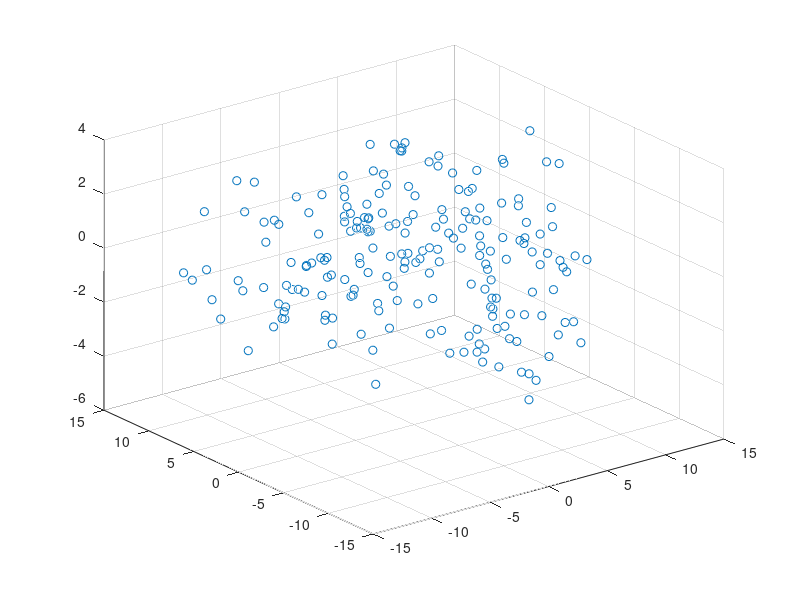

The MATLAB source for this figure: (Note: this script raises an error after producing the figure.)

numPoints = 200;

polParams = rand(numPoints,1);
torParams = rand(numPoints,1);

minorRads = rand(numPoints,1) + 2;
majorRadi = 9;

torusPointY = @(majorRad,minorRad,torAngle,polAngle) sin(torAngle).*(majorRad.*(1+0.3.*sin(3.*torAngle)) + cos(polAngle).*minorRad.*(1+0.4.*cos(5.*torAngle)));
torusPointX = @(majorRad,minorRad,torAngle,polAngle) cos(torAngle).*(majorRad.*(1+0.3.*sin(3.*torAngle)) + cos(polAngle).*minorRad.*(1+0.4.*cos(5.*torAngle)));
torusPointZ = @(majorRad,minorRad,torAngle,polAngle) sin(polAngle).*minorRad.*(1+0.4.*cos(5.*torAngle));

pointsX = torusPointX(majorRadi, minorRads, torParams*2*pi, polParams*2*pi);
pointsY = torusPointY(majorRadi, minorRads, torParams*2*pi, polParams*2*pi);
pointsZ = torusPointZ(majorRadi, minorRads, torParams*2*pi, polParams*2*pi);

figure;
scatter3(pointsX,pointsY,pointsZ);

%create coefficients matrix
paramCoords = [torParams , polParams];
coefsThreeDMatrix = createCoefsMatrix(paramCoords);

% make it in matrix-vector form
dataPoints = [pointsX, pointsY, pointsZ];
domainM = size(coefsThreeDMatrix,2)-2;
domainN = size(coefsThreeDMatrix,3)-2;

numCols = (domainM) * (domainN);
coefsTwoDMatrix = zeros (numPoints,numCols);

reducedMod = @ (i,size) mod(i-1,size)+1;

localIndex = @(i,j,iwidth,jwidth) (reducedMod(j-1,jwidth)-1) * iwidth + reducedMod(i-1,iwidth);


for j = 1:domainN+2
    for i = 1:domainM+2
        loc_ind = localIndex(i,j,domainM,domainN);
        for p = 1:numPoints
            coefsTwoDMatrix(p,loc_ind) = ...
                coefsTwoDMatrix(p,loc_ind) + coefsThreeDMatrix(p,i,j);
        end
    end
end

bezierControlPoints = coefsTwoDMatrix\dataPoints;

petersPoints = zeros(3,domainM+2,domainN+2);
for i = 1:domainM+2
    for j = 1:domainN+2
        petersPoints(:,i,j) = bezierControlPoints(localIndex(i,j,domainM,domainN),:);
    end
end
figure;
plotPoints(petersPoints);
hold on;
plot3(pointsX,pointsY,pointsZ,'ro');

petersPlot(petersPoints,0.05);
